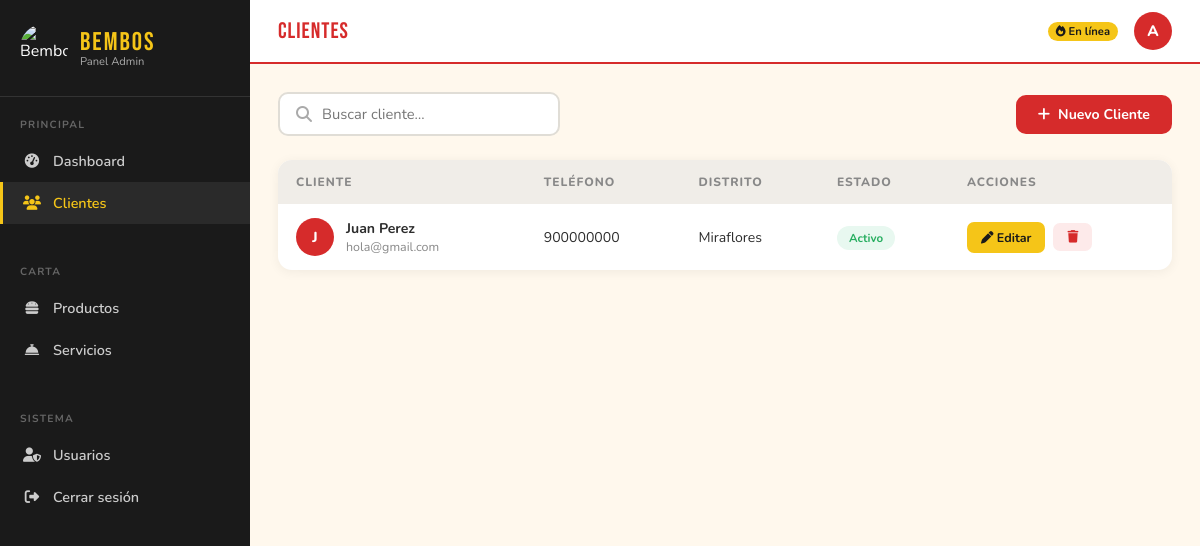
The page /admin/clientes (signed in) on the database its author committed.
### database.py (models this page shows)
class Cliente(db.Model):
    __tablename__ = "clientes"
    id       = db.Column(db.Integer, primary_key=True)
    nombre   = db.Column(db.String(120), nullable=False)
    email    = db.Column(db.String(120), unique=True, nullable=False)
    telefono = db.Column(db.String(20))
    distrito = db.Column(db.String(80))
    activo   = db.Column(db.Boolean, default=True)
    creado   = db.Column(db.DateTime, default=datetime.utcnow)

### app.py (the view)
@app.route("/admin/clientes")
@admin_required
def admin_clientes():
    clientes = Cliente.query.order_by(Cliente.id.desc()).all()
    return render_template("admin/clientes.html", clientes=clientes, active="clientes")

### app.py (called while the page is built)
def admin_required(f):
    @wraps(f)
    def decorated(*args, **kwargs):
        if not session.get("is_admin"):
            flash("Debes iniciar sesión como administrador.", "error")
            return redirect(url_for("login"))
        return f(*args, **kwargs)
    return decorated

### templates/admin/clientes.html (shortened to what this page needs)
{% extends "admin/base_admin.html" %}
{% block page_title %}Clientes{% endblock %}
{% block content %}
<div class="toolbar">
  <div class="search-bar">
    <i class="fa-solid fa-magnifying-glass"></i>
    <input type="text" id="search" placeholder="Buscar cliente…" oninput="filtrar()"/>
  </div>
  <a href="{{ url_for('admin_nuevo_cliente') }}" class="btn-action">
    <i class="fa-solid fa-plus"></i> Nuevo Cliente
  </a>
</div>
<div class="table-wrap">
  <table id="tabla">
    <thead>
      <tr>
        <th>Cliente</th>
        <th>Teléfono</th>
        <th>Distrito</th>
        <th>Estado</th>
        <th>Acciones</th>
      </tr>
    </thead>
    <tbody>
      {% for c in clientes %}
      <tr>
        <td>
          <div class="client-cell">
            <div class="avatar-circle">{{ c.nombre[0].upper() }}</div>
            <div>
              <div class="client-name">{{ c.nombre }}</div>
              <div class="client-email">{{ c.email }}</div>
            </div>
          </div>
        </td>
        <td>{{ c.telefono or '—' }}</td>
        <td>{{ c.distrito or '—' }}</td>
        <td>
          <span class="pill {{ 'pill-green' if c.activo else 'pill-gray' }}">
            {{ 'Activo' if c.activo else 'Inactivo' }}
          </span>
        </td>
        <td>
          <div class="action-btns">
            <a href="{{ url_for('admin_editar_cliente', id=c.id) }}" class="btn-edit">
              <i class="fa-solid fa-pen"></i> Editar
            </a>
            <form action="{{ url_for('admin_eliminar_cliente', id=c.id) }}" method="POST"
                  onsubmit="return confirm('¿Eliminar a {{ c.nombre }}?')">
              <button type="submit" class="btn-del"><i class="fa-solid fa-trash"></i></button>
            </form>
          </div>
        </td>
      </tr>
      {% else %}
      <tr>
        <td colspan="5" class="empty">
          No hay clientes registrados. <a href="{{ url_for('admin_nuevo_cliente') }}">Agrega el primero</a>.
        </td>
      </tr>
      {% endfor %}
    </tbody>
  </table>
</div>
{% endblock %}

### rows shown on the page
Cliente: nombre "J", nombre "Juan Perez", email "hola@gmail.com", telefono "900000000", distrito "Miraflores", activo "Activo"
